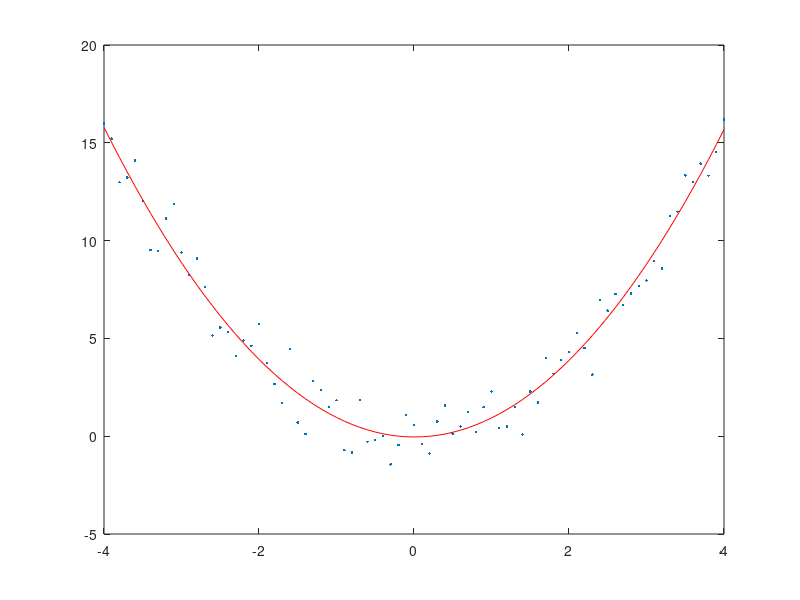

Recreate this plot in MATLAB.
x=-4:0.1:4;
y=x.^2;
%Add random noise to these samples. Use randn. Plot the noisy signal with .markers
y=y+randn(size(y));
plot(x,y,'.');
%Fit a 2nd degree polynomial to the noisy data
p=polyfit(x,y,2);
%Plot the fitted polynomial on the same plot, using the same x values and a red line
hold on;
plot(x,polyval(p,x),'r')